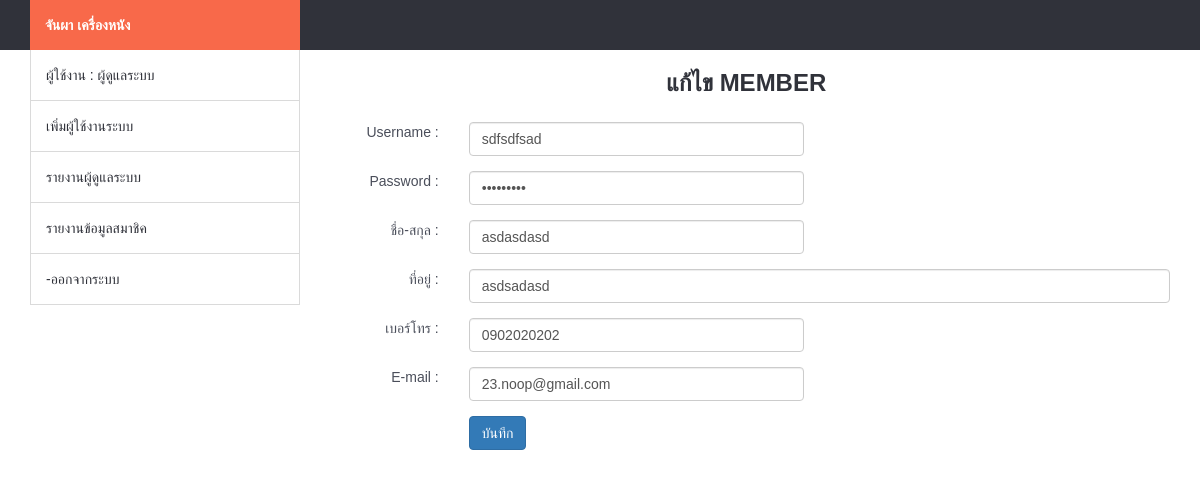
The app's page /backend/edit_mem.php?mem_id=14 (signed in), older data.
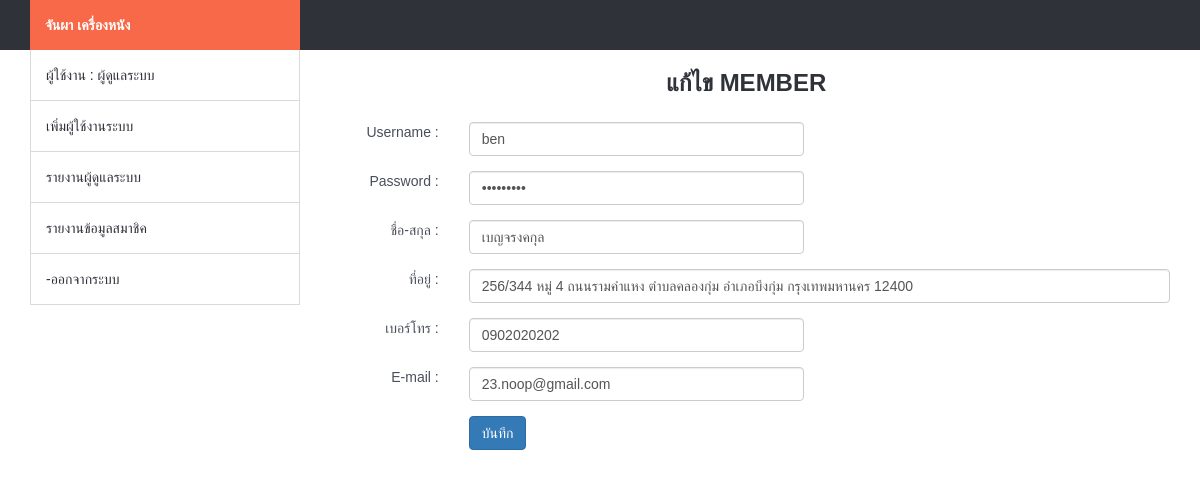
The same page, newer data.
### tables this page shows
CREATE TABLE `tbl_member` (
  `mem_id` int(11) NOT NULL,
  `mem_name` varchar(50) NOT NULL,
  `mem_address` varchar(255) NOT NULL,
  `mem_tel` varchar(10) NOT NULL,
  `mem_username` varchar(20) NOT NULL,
  `mem_password` varchar(20) NOT NULL,
  `mem_email` varchar(20) NOT NULL,
  `status` varchar(5) NOT NULL,
  `sid` varchar(32) NOT NULL,
  `active` varchar(3) NOT NULL,
  `dateinsert` timestamp NOT NULL DEFAULT CURRENT_TIMESTAMP
);

### backend/edit_mem.php (the view, shortened to what this page needs)
<?php require_once('../Connections/condb.php'); ?>
<?php
if (!function_exists("GetSQLValueString")) {
function GetSQLValueString($theValue, $theType, $theDefinedValue = "", $theNotDefinedValue = "")
{
  $theValue = function_exists("mysql_real_escape_string") ? mysql_real_escape_string($theValue) : mysql_escape_string($theValue);
  switch ($theType) {
    case "text":
      $theValue = ($theValue != "") ? "'" . $theValue . "'" : "NULL";
      break;
    case "long":
    case "int":
      $theValue = ($theValue != "") ? intval($theValue) : "NULL";
      break;
  }
  return $theValue;
}
}
$colname_editmem = "-1";
if (isset($_GET['mem_id'])) {
  $colname_editmem = $_GET['mem_id'];
}
$query_editmem = sprintf("SELECT * FROM tbl_member WHERE mem_id = %s", GetSQLValueString($colname_editmem, "int"));
$editmem = mysql_query($query_editmem, $condb) or die(mysql_error());
$row_editmem = mysql_fetch_assoc($editmem);
?>
<!DOCTYPE html>
<html lang="en">
  <head>
  <?php include('h.php');?>
    <?php include('datatable.php');?>
  </head>  <?php include('navbar.php');?>
  <body>
  <div class="container">
    <div class="row">
      <div class="col-md-3">
</div>
    <div class="col-md-9">
        <h3 align="center">  แก้ไข  MEMBER  <?php include('edit-ok.php');?> </h3>
<div class="table-responsive">
    <form  name="register" action="edit_mem_db.php" method="POST" id="register" class="form-horizontal">
       <div class="form-group">
       <div class="col-sm-2">  </div>
       <div class="col-sm-5" align="left">
       </div>
       </div>
       <div class="form-group">
        <div class="col-sm-2" align="right"> Username : </div>
          <div class="col-sm-5" align="left">
            <input  name="mem_username" dtype="text"  class="form-control" id="mem_username" placeholder="username" value="<?php echo $row_editmem['mem_username']; ?>" minlength="2"  />
          </div>
      </div>
        <div class="form-group">
        <div class="col-sm-2" align="right"> Password : </div>
          <div class="col-sm-5" align="left">
            <input  name="mem_password" type="password" required class="form-control" id="mem_password" placeholder="password" pattern="^[a-zA-Z0-9]+$" value="<?php echo $row_editmem['mem_password']; ?>" minlength="2" />
          </div>
        </div>
        <div class="form-group">
        <div class="col-sm-2" align="right"> ชื่อ-สกุล : </div>
          <div class="col-sm-5" align="left">
            <input  name="mem_name" type="text" required class="form-control" id="mem_name" placeholder="ชื่อ-สกุล" value="<?php echo $row_editmem['mem_name']; ?>"  value="<?php echo $row_editmem['mem_pass']; ?>" minlength="2"/>
          </div>
        </div>
        <div class="form-group">
        <div class="col-sm-2" align="right"> ที่อยู่ : </div>
          <div class="col-sm-10" align="left">
            <input name="mem_address" type="text" required class="form-control" id="mem_address" placeholder="ที่อยู่"  value="<?php echo $row_editmem['mem_address']; ?>" minlength="2"></input>
          </div>
        </div>
        <div class="form-group">
        <div class="col-sm-2" align="right"> เบอร์โทร : </div>
          <div class="col-sm-5" align="left">
            <input  name="mem_tel" type="text" required class="form-control" id="mem_tel" placeholder="0912345678" pattern="[0-9]{10}" minlength="2" title="เบอร์โทร 0-9"  value="<?php echo $row_editmem['mem_tel']; ?>" minlength="2"/>
          </div>
        </div>
        <div class="form-group">
        <div class="col-sm-2" align="right"> E-mail : </div>
          <div class="col-sm-5" align="left">
            <input  name="mem_email" type="E-mail" pattern="[a-z0-9._%+-]+@[a-z0-9.-]+\.[a-z]{2,3}$" required class="form-control" id="mem_email" placeholder="E-mail" title="กรุณากรอก Email ให้ถูกต้อง" value="<?php echo $row_editmem['mem_email']; ?>" minlength="2"/>
          </div>
        </div>
      <div class="form-group">
      <div class="col-sm-2"> </div>
          <div class="col-sm-6">
          <button type="submit" class="btn btn-primary" id="btn"> บันทึก  </button>
          </div>
      </div>
      </form>
    </div>
</div>
</div>
</div>
  </body>
</html>

Row changes from the older to the newer data that the page shows:
changed tbl_member "23.noop@gmail.com": mem_username "sdfsdfsad" → "ben"; mem_name "asdasdasd" → "เบญจรงคกุล"; mem_address "asdsadasd" → "256/344 หมู่ 4 ถนนรามคำแหง ตำบลคลองกุ่ม อำเภอบึงกุ่ม กรุงเทพมหานคร 12400"
